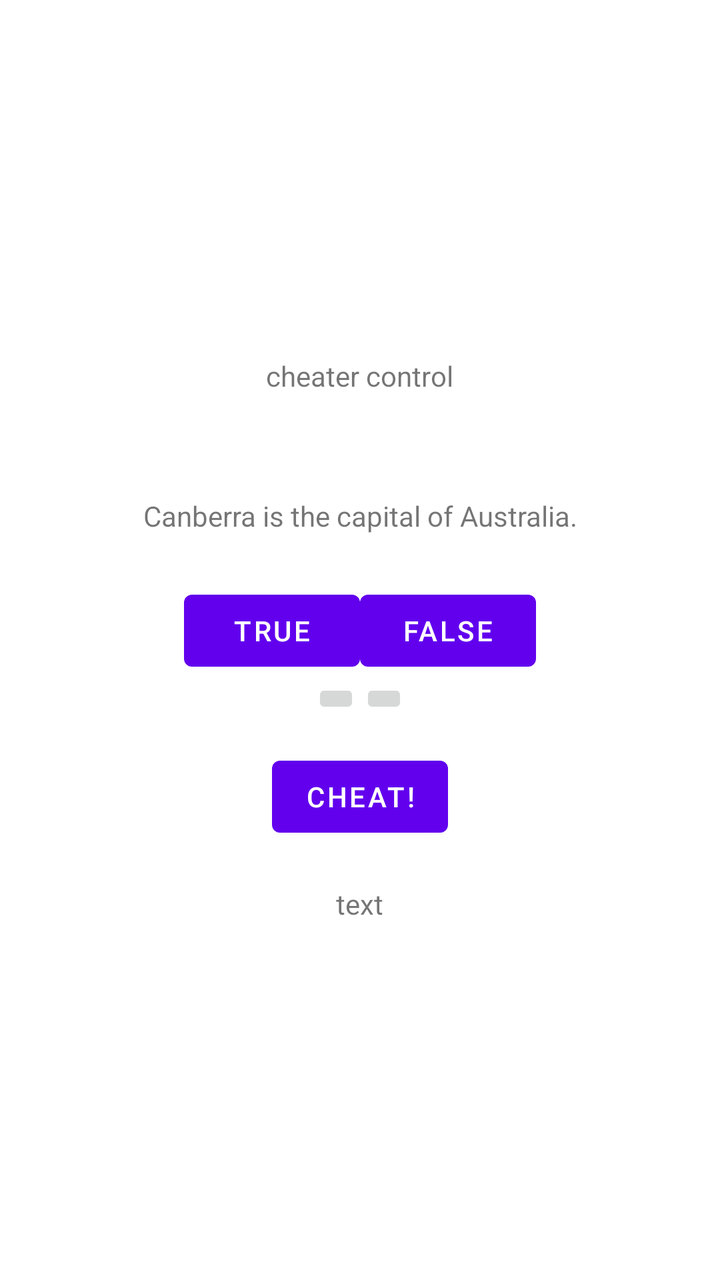
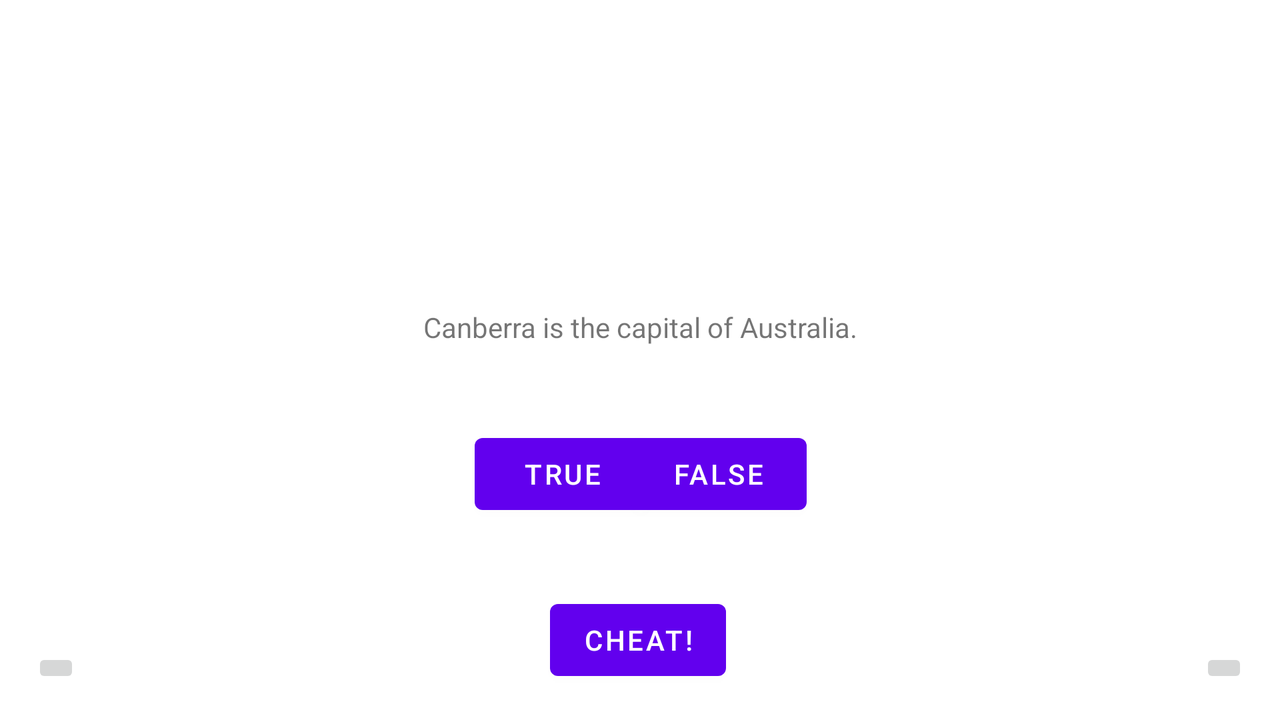

One screen, two layout resources from the same app: the default and the repository's alternative for another configuration. Each is rendered where Android would select it; the XML of both is given below.
<!-- AndroidManifest.xml: application theme appTheme -->
<!-- res/layout/activity_geo_quiz.xml -->
<?xml version="1.0" encoding="utf-8"?>
<LinearLayout xmlns:android="http://schemas.android.com/apk/res/android"
    xmlns:tools="http://schemas.android.com/tools"
    android:layout_width="match_parent"
    android:layout_height="match_parent"
    android:gravity="center"
    android:orientation="vertical">


    <TextView
        android:layout_width="wrap_content"
        android:layout_height="wrap_content"
        android:id="@+id/isCheater"
        android:text="cheater control"/>
    <TextView
        android:layout_width="wrap_content"
        android:layout_height="wrap_content"
        android:layout_gravity="center"
        android:textSize="20sp"
        android:textStyle="bold"
        android:id="@+id/count"/>
    <TextView
        android:id="@+id/question_text_view"
        android:layout_width="wrap_content"
        android:layout_height="wrap_content"
        android:gravity="center"
        android:padding="24dp"
        tools:text="@string/question_australia"/>

    <LinearLayout
        android:layout_width="wrap_content"
        android:layout_height="wrap_content">

        <Button
            android:id="@+id/true_button"
            android:layout_width="wrap_content"
            android:layout_height="wrap_content"
            android:text="@string/true_button"/>

        <Button
            android:id="@+id/false_button"
            android:layout_width="wrap_content"
            android:layout_height="wrap_content"
            android:text="@string/false_button"/>

    </LinearLayout>

    <LinearLayout
        android:layout_width="wrap_content"
        android:layout_height="wrap_content">
        <ImageButton
            android:layout_width="wrap_content"
            android:id="@+id/prev_button"
            android:layout_height="wrap_content"
            android:src="@drawable/arrow_left"/>
        <ImageButton
            android:layout_width="wrap_content"
            android:id="@+id/next_button"
            android:layout_height="wrap_content"
            android:src="@drawable/arrow_right"/>

    </LinearLayout>

    <Button
        android:layout_width="wrap_content"
        android:layout_height="wrap_content"
        android:layout_marginTop="15dp"
        android:id="@+id/cheat_button"
        android:text="@string/cheat_button"/>
    <TextView
        android:layout_width="wrap_content"
        android:layout_height="wrap_content"
        android:text="text"
        android:id="@+id/APIversion"
        android:layout_marginTop="20dp"/>

</LinearLayout>
<!-- resources referenced by this layout -->
<resources>
  <string name="cheat_button">Cheat!</string>
  <string name="false_button">False</string>
  <string name="question_australia">Canberra is the capital of Australia.</string>
  <string name="true_button">True</string>
  <style name="appTheme" parent="Theme.MaterialComponents.DayNight.DarkActionBar">
          
          <item name="colorPrimary">@color/purple_500</item>
          <item name="colorPrimaryVariant">@color/purple_700</item>
          <item name="colorOnPrimary">@color/white</item>
          
          <item name="colorSecondary">@color/teal_200</item>
          <item name="colorSecondaryVariant">@color/teal_700</item>
          <item name="colorOnSecondary">@color/black</item>
          
          <item name="android:statusBarColor" tools:targetApi="l">?attr/colorPrimaryVariant</item>
          
      </style>
</resources>
<!-- res/layout-land/activity_geo_quiz.xml (the repository's variant of the layout above) -->
<!-- drawn on the phone turned sideways -->
<?xml version="1.0" encoding="utf-8"?>
<androidx.constraintlayout.widget.ConstraintLayout xmlns:android="http://schemas.android.com/apk/res/android"
    xmlns:app="http://schemas.android.com/apk/res-auto"
    xmlns:tools="http://schemas.android.com/tools"
    android:layout_width="match_parent"
    android:layout_height="match_parent"
    android:gravity="center"
    android:orientation="vertical">

    <TextView
        android:id="@+id/count"
        android:layout_width="wrap_content"
        android:layout_height="wrap_content"
        android:layout_gravity="center"
        android:layout_marginStart="16dp"
        android:layout_marginTop="90dp"
        android:layout_marginEnd="16dp"
        android:textSize="20sp"
        android:textStyle="bold"
        app:layout_constraintEnd_toEndOf="parent"
        app:layout_constraintStart_toStartOf="parent"
        app:layout_constraintTop_toTopOf="parent" />

    <TextView
        android:id="@+id/question_text_view"
        android:layout_width="wrap_content"
        android:layout_height="wrap_content"
        android:layout_marginStart="16dp"
        android:layout_marginTop="130dp"
        android:layout_marginEnd="16dp"
        android:gravity="center"
        android:padding="24dp"
        app:layout_constraintEnd_toEndOf="parent"
        app:layout_constraintStart_toStartOf="parent"
        app:layout_constraintTop_toTopOf="parent"
        tools:text="@string/question_australia" />


    <Button
        android:id="@+id/cheat_button"
        android:layout_width="wrap_content"
        android:layout_height="wrap_content"
        android:layout_marginStart="16dp"
        android:layout_marginEnd="16dp"
        android:layout_marginBottom="16dp"
        android:text="@string/cheat_button"
        app:layout_constraintBottom_toBottomOf="parent"
        app:layout_constraintEnd_toStartOf="@+id/next_button"
        app:layout_constraintHorizontal_bias="0.498"
        app:layout_constraintStart_toEndOf="@+id/prev_button" />

    <ImageButton
        android:id="@+id/next_button"
        android:layout_width="wrap_content"
        android:layout_height="wrap_content"
        android:layout_marginEnd="16dp"
        android:layout_marginBottom="16dp"
        android:src="@drawable/arrow_right"
        app:layout_constraintBottom_toBottomOf="parent"
        app:layout_constraintEnd_toEndOf="parent" />

    <Button
        android:id="@+id/true_button"
        android:layout_width="wrap_content"
        android:layout_height="wrap_content"
        android:layout_marginStart="16dp"
        android:layout_marginTop="16dp"
        android:layout_marginEnd="24dp"
        android:text="@string/true_button"
        app:layout_constraintEnd_toEndOf="parent"
        app:layout_constraintHorizontal_bias="0.432"
        app:layout_constraintStart_toStartOf="parent"
        app:layout_constraintTop_toBottomOf="@+id/question_text_view" />

    <ImageButton
        android:id="@+id/prev_button"
        android:layout_width="wrap_content"
        android:layout_height="wrap_content"
        android:layout_marginStart="16dp"
        android:layout_marginBottom="16dp"
        android:src="@drawable/arrow_left"
        app:layout_constraintBottom_toBottomOf="parent"
        app:layout_constraintStart_toStartOf="parent" />

    <Button
        android:id="@+id/false_button"
        android:layout_width="wrap_content"
        android:layout_height="wrap_content"
        android:layout_marginStart="24dp"
        android:layout_marginTop="16dp"
        android:layout_marginEnd="16dp"
        android:text="@string/false_button"
        app:layout_constraintEnd_toEndOf="parent"
        app:layout_constraintHorizontal_bias="0.569"
        app:layout_constraintStart_toStartOf="parent"
        app:layout_constraintTop_toBottomOf="@+id/question_text_view" />

</androidx.constraintlayout.widget.ConstraintLayout>
